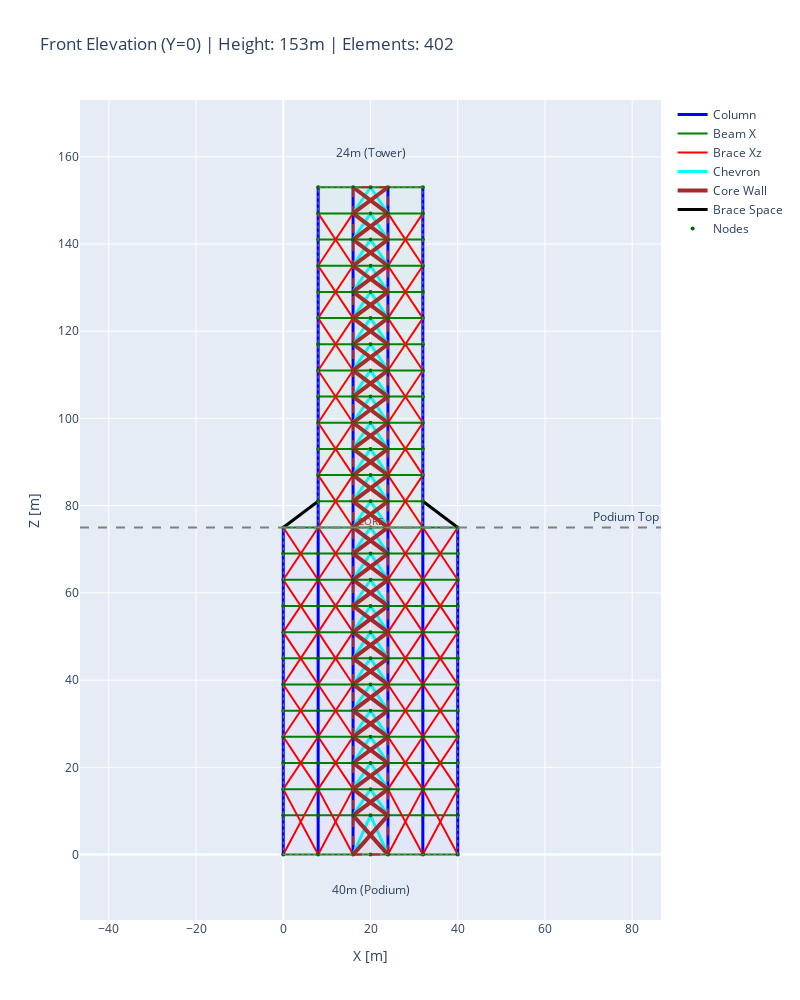

Source (notebook cell):
### Markdown cell above
---
## 7. Front Elevation View (X-Z Plane at Y=0)

### Code cell
# Front Elevation - Y=0 face (shows ALL elements on this face)
front_mask = position_df['y'] == 0
front_nodes = position_df[front_mask]
front_node_ids = set(front_nodes['node_id'])

# Also include chevron nodes (at Y=0 or Y=16)
chevron_front_mask = (position_df['y'] == 0) | (position_df['zone'] == 'chevron_node')
chevron_front_nodes = position_df[chevron_front_mask & (position_df['y'] == 0)]
all_front_ids = set(front_nodes['node_id']) | set(position_df[(position_df['zone'] == 'chevron_node') & (position_df['y'] == 0)]['node_id'])

front_elements = connectivity_df[
    (connectivity_df['node_i'].isin(all_front_ids)) & 
    (connectivity_df['node_j'].isin(all_front_ids))
]

fig_front = go.Figure()

# Styles for front elevation
styles_front = {
    'column':     {'color': 'blue',   'width': 3},
    'beam_x':     {'color': 'green',  'width': 2},
    'brace_xz':   {'color': 'red',    'width': 2},
    'chevron':    {'color': 'cyan',   'width': 3},
    'core_wall':  {'color': 'brown',  'width': 4},
    'brace_space': {'color': 'black', 'width': 3},
}

for etype, style in styles_front.items():
    elements = front_elements[front_elements['element_type'] == etype]
    if len(elements) == 0:
        continue
    
    x_lines, z_lines = [], []
    for _, row in elements.iterrows():
        c1, c2 = coords[int(row['node_i'])], coords[int(row['node_j'])]
        x_lines.extend([c1[0], c2[0], None])
        z_lines.extend([c1[2], c2[2], None])
    
    fig_front.add_trace(go.Scatter(
        x=x_lines, y=z_lines,
        mode='lines', 
        line=dict(color=style['color'], width=style['width']),
        name=etype.replace('_', ' ').title(),
        hoverinfo='name'
    ))

# Add node markers
fig_front.add_trace(go.Scatter(
    x=front_nodes['x'], y=front_nodes['z'],
    mode='markers', 
    marker=dict(size=4, color='darkgreen'),
    name='Nodes'
))

# Annotations
podium_top = Z_COORDS[PODIUM_FLOORS - 1]
total_height = Z_COORDS[-1]

# Podium/Tower boundaries
fig_front.add_shape(type="rect", x0=0, y0=0, x1=40, y1=podium_top,
                    line=dict(color="gray", width=1, dash="dot"), fillcolor="rgba(0,0,255,0.02)")
fig_front.add_shape(type="rect", x0=8, y0=podium_top, x1=32, y1=total_height,
                    line=dict(color="gray", width=1, dash="dot"), fillcolor="rgba(0,255,0,0.02)")

# Core boundary
fig_front.add_shape(type="rect", x0=16, y0=0, x1=24, y1=total_height,
                    line=dict(color="brown", width=2, dash="dash"), fillcolor="rgba(165,42,42,0.05)")

fig_front.add_annotation(x=20, y=-8, text="40m (Podium)", showarrow=False, font=dict(size=12))
fig_front.add_annotation(x=20, y=total_height+8, text="24m (Tower)", showarrow=False, font=dict(size=12))
fig_front.add_annotation(x=20, y=total_height/2, text="CORE", showarrow=False, font=dict(size=10, color="brown"))
fig_front.add_hline(y=podium_top, line_dash="dash", line_color="gray", annotation_text="Podium Top")

fig_front.update_layout(
    title=f'Front Elevation (Y=0) | Height: {total_height:.0f}m | Elements: {len(front_elements)}',
    xaxis_title='X [m]', yaxis_title='Z [m]',
    xaxis=dict(range=[-10, 50]),
    yaxis=dict(range=[-15, total_height+20], scaleanchor='x'),
    width=800, height=1000,
    legend=dict(x=1.02, y=1)
)
fig_front.show()

### Figure 1 — Plotly figure (JSON) as saved in the notebook; plotly's stock layout.template omitted (floating-point values rounded to 4 significant figures; data arrays with more than 128 entries replaced by an {"elided": "..."} marker saying what was removed)
{"data": [{"hoverinfo": "name", "line": {"color": "blue", "width": 3}, "mode": "lines", "name": "Column", "type": "scatter", "x": {"elided": "372 int values"}, "y": {"elided": "372 int values"}}, {"hoverinfo": "name", "line": {"color": "green", "width": 2}, "mode": "lines", "name": "Beam X", "type": "scatter", "x": {"elided": "312 int values"}, "y": {"elided": "312 int values"}}, {"hoverinfo": "name", "line": {"color": "red", "width": 2}, "mode": "lines", "name": "Brace Xz", "type": "scatter", "x": {"elided": "216 int values"}, "y": {"elided": "216 int values"}}, {"hoverinfo": "name", "line": {"color": "cyan", "width": 3}, "mode": "lines", "name": "Chevron", "type": "scatter", "x": {"elided": "150 int values"}, "y": {"elided": "150 int values"}}, {"hoverinfo": "name", "line": {"color": "brown", "width": 4}, "mode": "lines", "name": "Core Wall", "type": "scatter", "x": {"elided": "150 int values"}, "y": {"elided": "150 int values"}}, {"hoverinfo": "name", "line": {"color": "black", "width": 3}, "mode": "lines", "name": "Brace Space", "type": "scatter", "x": [0, 8, null, 40, 32, null], "y": [75, 81, null, 75, 81, null]}, {"marker": {"color": "darkgreen", "size": 4}, "mode": "markers", "name": "Nodes", "type": "scatter", "x": {"elided": "156 float values"}, "y": {"elided": "156 float values"}}], "layout": {"annotations": [{"font": {"size": 12}, "showarrow": false, "text": "40m (Podium)", "x": 20, "y": -8}, {"font": {"size": 12}, "showarrow": false, "text": "24m (Tower)", "x": 20, "y": 161}, {"font": {"color": "brown", "size": 10}, "showarrow": false, "text": "CORE", "x": 20, "y": 76.5}, {"showarrow": false, "text": "Podium Top", "x": 1, "xanchor": "right", "xref": "x domain", "y": 75, "yanchor": "bottom", "yref": "y"}], "height": 1000, "legend": {"x": 1.02, "y": 1}, "shapes": [{"fillcolor": "rgba(0,0,255,0.02)", "line": {"color": "gray", "dash": "dot", "width": 1}, "type": "rect", "x0": 0, "x1": 40, "y0": 0, "y1": 75}, {"fillcolor": "rgba(0,255,0,0.02)", "line": {"color": "gray", "dash": "dot", "width": 1}, "type": "rect", "x0": 8, "x1": 32, "y0": 75, "y1": 153}, {"fillcolor": "rgba(165,42,42,0.05)", "line": {"color": "brown", "dash": "dash", "width": 2}, "type": "rect", "x0": 16, "x1": 24, "y0": 0, "y1": 153}, {"line": {"color": "gray", "dash": "dash"}, "type": "line", "x0": 0, "x1": 1, "xref": "x domain", "y0": 75, "y1": 75, "yref": "y"}], "title": {"text": "Front Elevation (Y=0) | Height: 153m | Elements: 402"}, "width": 800, "xaxis": {"range": [-10, 50], "title": {"text": "X [m]"}}, "yaxis": {"range": [-15, 173], "scaleanchor": "x", "title": {"text": "Z [m]"}}}}
